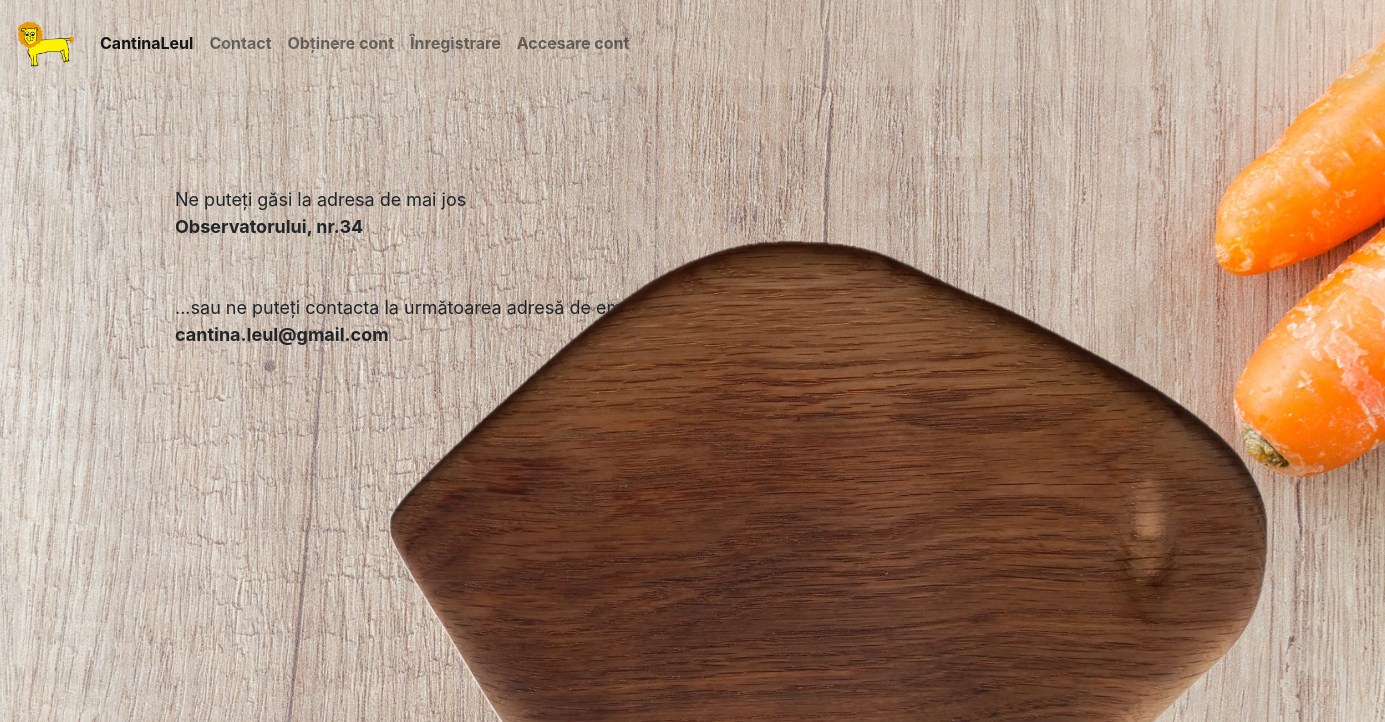
The app's page /locatie/ with its own data.
### CantinaLeul/models.py (models this page shows, shortened)
class newContact(models.Model):
    locatie=models.CharField(max_length=300, null=True)
    email=models.EmailField(null=True)
    numele_strazii=models.CharField(max_length=300, null= True)

### CantinaLeul/views.py (the view)
# urls.py: path('locatie/', views.Locatie, name='locatie'), #url care ne redirecteaza pe pagina locatiei
def Locatie(request):
    contact=newContact.objects.all()
    return render(request, 'locatie.html', {'contact':contact[0]})

### templates/locatie.html (shortened to what this page needs)
{% extends "primaPagina.html" %}
{% block content %}
    <div class="la-dreapta">
    <p class="tab">Ne puteți găsi la adresa de mai jos<br>
    <b>{{ contact.numele_strazii }}</b>
        <br>
         <br>
         <br>
        ...sau ne puteți contacta la următoarea adresă de email<br>
    <b> {{ contact.email }} </b>
    </p>
        <div class="parent">
            <iframe class="tab2" src="{{ contact.locatie }}" width="700" height="300" frameborder="0" style="border:0;" allowfullscreen="" aria-hidden="false" tabindex="0"></iframe>
        </div>
</div>
{% endblock %}

### templates/primaPagina.html (style rules this page uses)
.bg { background-image: url('/media/images/background_image.jpg'); height: 100%; background-position: center; background-repeat: no-repeat; background-size: cover; }

### templates/locatie.html (style rules this page uses)
.parent { position: relative; top:0; left:200px; }
.tab2 { position:absolute; top:30px; left:105px; border:1px; border-radius:50px; }
.la-dreapta { justify-content: space-between; font-size: 18px; margin: 100px 175px 0px 175px; }

### records on screen
newContact: numele_strazii "Observatorului, nr.34", email "cantina.leul@gmail.com"
